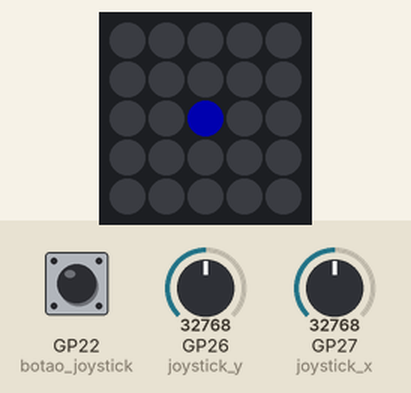
The program below on a simulated Raspberry Pi Pico running MicroPython. Shown: 5×5 RGB LED matrix. The test bench sets the inputs (shaded band); at power-on: GP22 (botao_joystick) HIGH, GP26 (joystick_y) = 32768, GP27 (joystick_x) = 32768 (analog values on the 0–65535 scale). Dim RGB values are drawn brighter than linear; the 25 LEDs are laid out as on the BitDogLab board (LED 0 bottom right, every second row reversed); what the program prints to the serial console is not drawn.

Above: at 1.2 s.
1.3 s: GP22 (botao_joystick) pulled LOW for 0.15 s
3.2 s: GP26 (joystick_y) set to 45874
At 4.3 s:
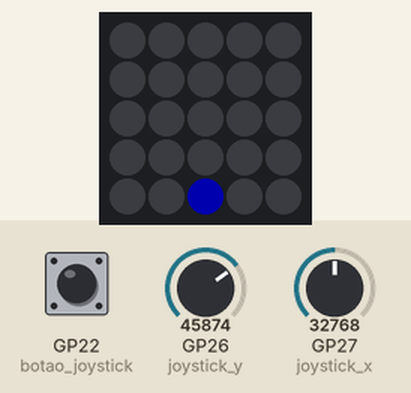
4.9 s: GP27 (joystick_x) set to 45874
At 5.7 s:
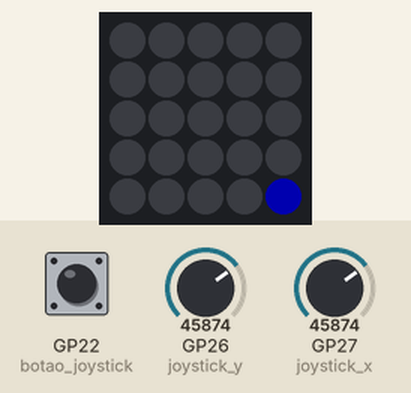
6.7 s: GP26 (joystick_y) set to 19660
At 8.1 s:
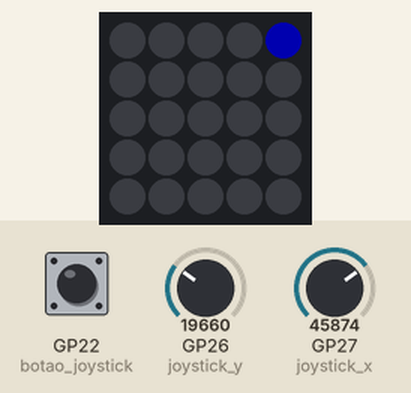
8.4 s: GP27 (joystick_x) set to 19660
At 10.0 s:
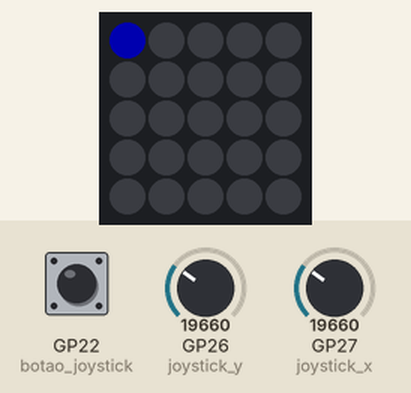
10.2 s: GP26 (joystick_y) set to 57670
At 12.1 s:
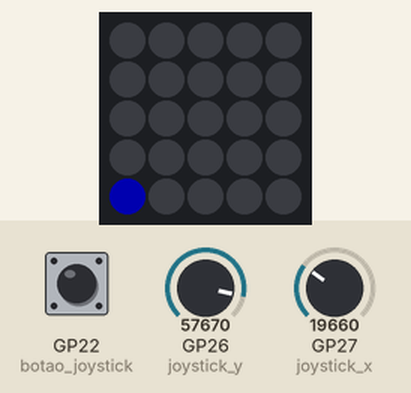
Timing chart, 0 to 12.9 s (numbered marks = the images above; inputs shaded):
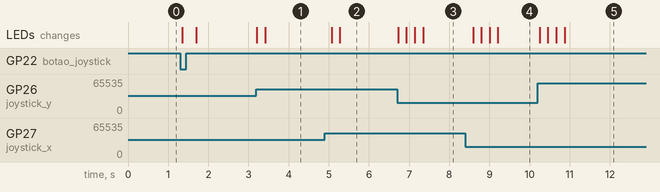

The program:

joystick_cursor_matriz.py
```python
# joystick_cursor_matriz.py
# Move um LED pela matriz 5x5 usando o joystick
# Bloco: Mover ponto de luz na Matriz

from machine import Pin, ADC
import neopixel
import time

# Configuração
np = neopixel.NeoPixel(Pin(7), 25)
joystick_x = ADC(Pin(27))
joystick_y = ADC(Pin(26))
botao_joystick = Pin(22, Pin.IN, Pin.PULL_UP)

LED_MATRIX = [[24,23,22,21,20],[15,16,17,18,19],[14,13,12,11,10],[5,6,7,8,9],[4,3,2,1,0]]

CENTER = 32768
DEADZONE = 5000

# Posição inicial
_cursor_col = 2
_cursor_row = 2
_cursor_tempo = 0
cor = (0, 0, 255)
brilho = 30
fator = brilho / 100 * 0.7

print("Mova o joystick para controlar o LED na matriz!")
print("Pressione o botao do joystick para apagar tudo.")

while True:
    raw_x = joystick_x.read_u16()
    raw_y = joystick_y.read_u16()

    agora = time.ticks_ms()
    if time.ticks_diff(agora, _cursor_tempo) > 200:
        if raw_x < CENTER - DEADZONE:
            _cursor_col = max(0, _cursor_col - 1)
            _cursor_tempo = agora
        elif raw_x > CENTER + DEADZONE:
            _cursor_col = min(4, _cursor_col + 1)
            _cursor_tempo = agora
        if raw_y < CENTER - DEADZONE:
            _cursor_row = max(0, _cursor_row - 1)
            _cursor_tempo = agora
        elif raw_y > CENTER + DEADZONE:
            _cursor_row = min(4, _cursor_row + 1)
            _cursor_tempo = agora

 # Limpa e acende na posição
    for i in range(25):
        np[i] = (0, 0, 0)
    cor_ajustada = (int(cor[0] * fator), int(cor[1] * fator), int(cor[2] * fator))
    np[LED_MATRIX[_cursor_row][_cursor_col]] = cor_ajustada
    np.write()

 # Botão apaga tudo
    if botao_joystick.value() == 0:
        for i in range(25):
            np[i] = (0, 0, 0)
        np.write()
        time.sleep_ms(300)

    time.sleep_ms(50)
```

Measured:
- after the input at 3.2 s, the LEDs: first change at once (image 1 shows a later state)
- after the input at 4.9 s, the LEDs: first change after 0.17 s (image 2 shows a later state)
- after the input at 6.7 s, the LEDs: first change at once (image 3 shows a later state)
- after the input at 8.4 s, the LEDs: first change after 0.19 s (image 4 shows a later state)
- after the input at 10.2 s, the LEDs: first change after 0.05 s (image 5 shows a later state)
